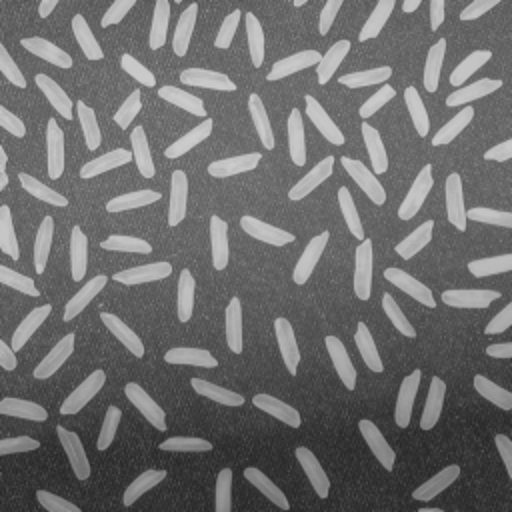
%> input picture clases/Cap01_Introduccion/images/rice.png, 512 x 512 px
$ octave IMG07_Mediana.m   (GNU Octave 9; MATLAB toolbox functions it lacks are replaced by stand-ins)
%> lines starting %> are read from the running program, lines starting %| are printed output that depends on the picture; in (x1, y1, x2, y2) boxes, pixels count from 0 and x2, y2 are one past the last pixel; in counts of white or black regions, pixels touching at a corner belong together; the program's own positions count from 1
% Ejemplos de filtro mediana

close all;
eje = input('Ejemplo? (1:rice, 2:wheel, 3:eight)');
%> the answer given: 1
switch eje
    case 1
        figure(1)
        I = imread('rice.png');
%> I is the input picture: size 512x512 uint8; min 38, max 207, mean 111.3
        ii = [1:256]'/256;
        map = [ii ii ii];
        imshow(I,map)
        title('imagen original')
        pause
        figure(2)
        imshow(medfilt2(I,[55 55]),map)
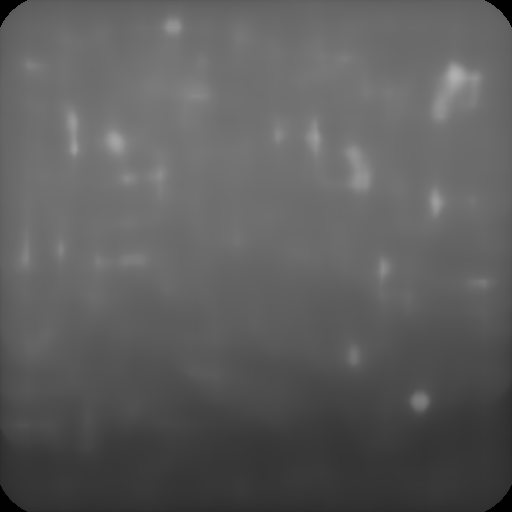
%> displayed picture: size 512x512x3, on the screen's scale of 0 to 255; min 1, max 175, mean 93.7
        title('imagen filtrada')
        pause
        imshow(abs(double(I)-double(medfilt2(I,[55 55]))),map)
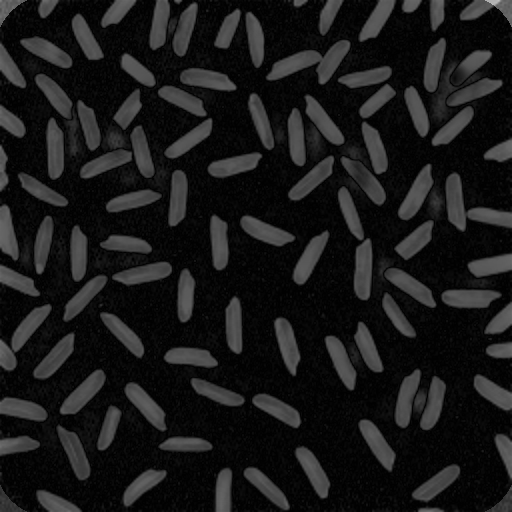
%> displayed picture: size 512x512x3, on the screen's scale of 0 to 255; min 1, max 189, mean 25.1
        title('imagen diferencia')
        pause
        imshow(abs(double(I)-double(medfilt2(I,[55 55])))>40)
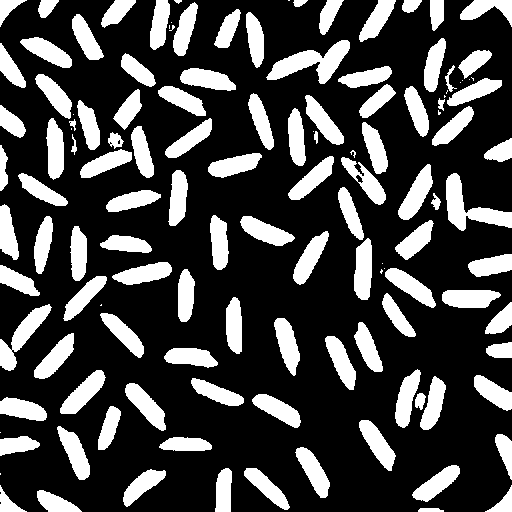
%> displayed picture: size 512x512 logical; 26.8% white; 130 white regions (20 under 20 px), largest, box (x1, y1, x2, y2) and area: (266, 40, 350, 84) 1566, (446, 173, 512, 231) 1486, (0, 304, 52, 371) 1135
        title('segmentacion')
    case 2
        I = imread('wheel.bmp');
        figure(1);
        imshow(I);
        title('imagen con fallas');
        for n=3:2:19
            J = medfilt2(I,[n n]);
            D = abs(double(I)-double(J));
            figure(2)
            imshow(J,[])
            title(sprintf('imagen filtrada con mediana de %d x %d',n,n));
            pause
        end
        figure(3)
        t = 20;
        R = D>t;
        imshow(R)
        title(sprintf('imagen binaria con umbral = %d',t))
        pause
        figure(4)
        % [6 lines of commented-out code are left out]
        R = imclearborder(R);
        imshow(R)
        title('limpieza de bordes');
        pause
        figure(5)
        q = 10;
        Y = bwareaopen(R,q);
        imshow(Y)
        title(sprintf('se eliminan regiones de area menor a %d pixeles',q))
        pause
        L = bwlabel(Y);
        s  = regionprops(L, 'centroid');
        centroids = cat(1, s.Centroid);
        f = length(s);
        figure(6)
        imshow(I)
        hold on
        for i=1:f
            x = centroids(i,1) + [10 10 -10 -10 10];
            y = centroids(i,2) + [10 -10 -10 10 10];
            plot(x,y, 'r')
        end
        title('deteccion de fallas');
        hold off

    case 3
        I = imread('eight.tif');
        J = imnoise(I,'salt & pepper',0.02);
        m = 3;
        K = medfilt2(J,[m m]);
        B = imfilter(I,ones(m,m)/m/m);
        figure(1)
        imshow(I,[]);title('Imagen original')
        pause
        figure(2)
        imshow(J,[]);title('Imagen original con salt & pepper')
        pause
        figure(3)
        imshow(B,[]);title(sprintf('Imagen filtrada con promedio (%dx%d)',m,m))
        pause
        figure(4)
        imshow(K,[]);title(sprintf('Imagen filtrada con mediana (%dx%d)',m,m))

end

$ run again, with clases/Cap01_Introduccion/images/mandril.png copied over clases/Cap01_Introduccion/images/rice.png
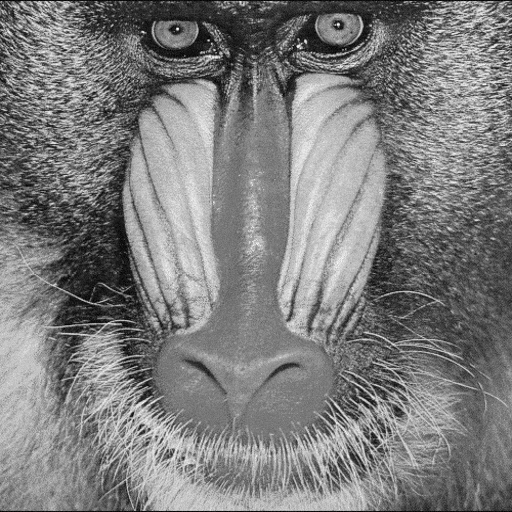
%> input picture clases/Cap01_Introduccion/images/mandril.png, 512 x 512 px
%> I is the input picture: size 512x512 uint8; min 0, max 255, mean 125
%> `imshow(abs(double(I)-double(medfilt2(I,[55 55]))),map)`:
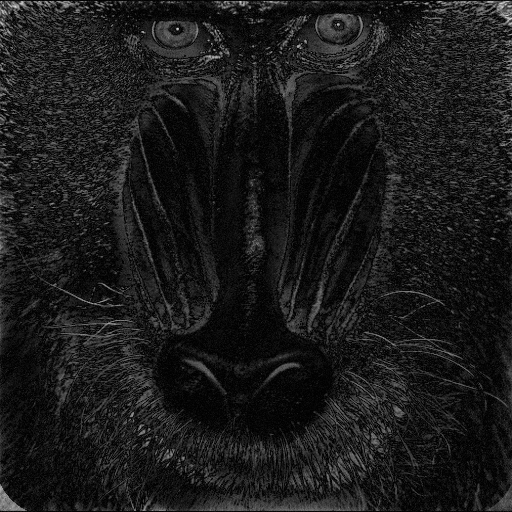
%> displayed picture: size 512x512x3, on the screen's scale of 0 to 255; min 1, max 219, mean 26.5
%> `imshow(abs(double(I)-double(medfilt2(I,[55 55])))>40)`:
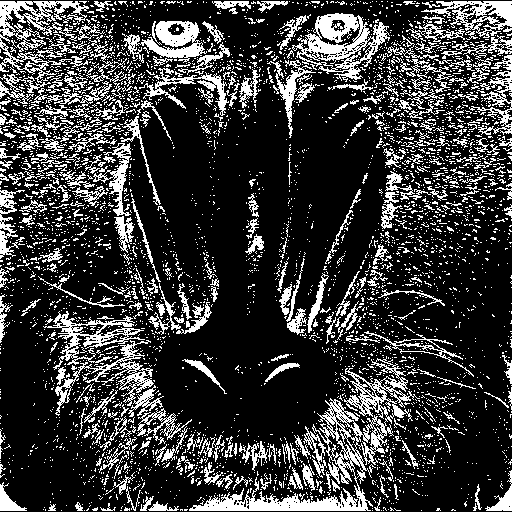
%> displayed picture: size 512x512 logical; 22.7% white in thin lines or dots
